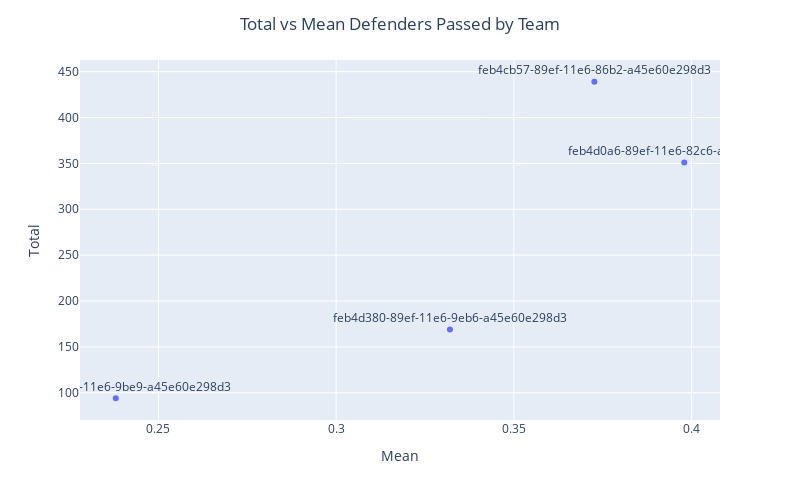

Here is the notebook cell this chart was saved with:
### Code cell
fig = px.scatter(x = means_team.values, y = sums_team.values, text = sums_team.index)
fig.update_layout(width=800, height=500,  
                  title='Total vs Mean Defenders Passed by Team', title_x=0.5,
                  xaxis_title="Mean", yaxis_title='Total') #template='plotly_dark',
fig.update_traces(textposition='top center')
#fig.update_traces(textfont_size=11, marker=dict(size=10), textposition=improve_text_position(df['reb']))
fig.show()

### Figure 1 — Plotly figure (JSON) as saved in the notebook; plotly's stock layout.template omitted (floating-point values rounded to 4 significant figures)
{"data": [{"hovertemplate": "x=%{x}<br>y=%{y}<br>text=%{text}<extra></extra>", "legendgroup": "", "marker": {"color": "#636efa", "symbol": "circle"}, "mode": "markers+text", "name": "", "orientation": "v", "showlegend": false, "text": ["feb4cb57-89ef-11e6-86b2-a45e60e298d3", "feb4cf33-89ef-11e6-9be9-a45e60e298d3", "feb4d0a6-89ef-11e6-82c6-a45e60e298d3", "feb4d380-89ef-11e6-9eb6-a45e60e298d3"], "textposition": "top center", "type": "scatter", "x": [0.3727, 0.238, 0.398, 0.332], "xaxis": "x", "y": [439, 94, 351, 169], "yaxis": "y"}], "layout": {"height": 500, "legend": {"tracegroupgap": 0}, "margin": {"t": 60}, "title": {"text": "Total vs Mean Defenders Passed by Team", "x": 0.5}, "width": 800, "xaxis": {"anchor": "y", "domain": [0, 1], "title": {"text": "Mean"}}, "yaxis": {"anchor": "x", "domain": [0, 1], "title": {"text": "Total"}}}}
